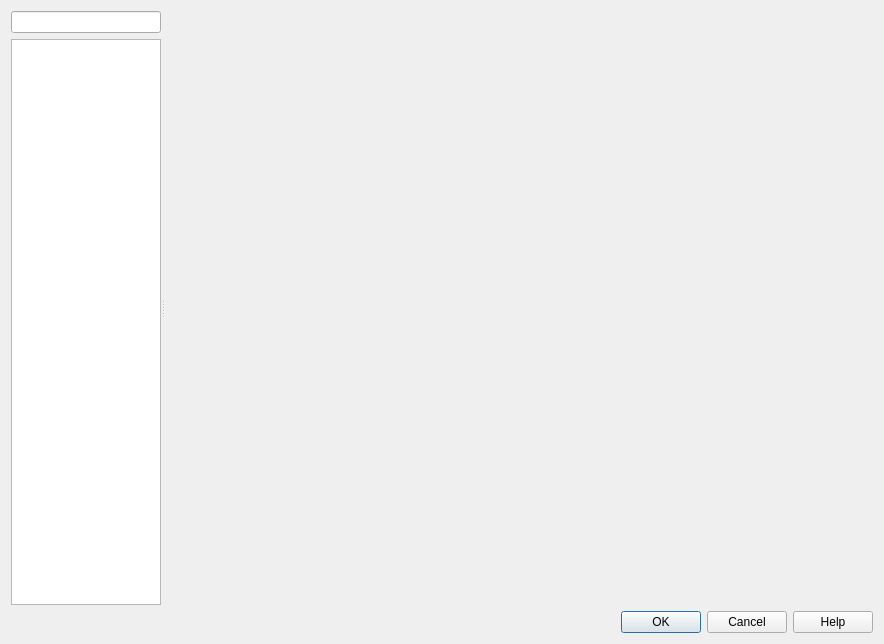
<?xml version="1.0" encoding="UTF-8"?>
<ui version="4.0">
 <class>QgsOptionsBase</class>
 <widget class="QDialog" name="QgsOptionsBase">
  <property name="geometry">
   <rect>
    <x>0</x>
    <y>0</y>
    <width>884</width>
    <height>644</height>
   </rect>
  </property>
  <property name="minimumSize">
   <size>
    <width>780</width>
    <height>0</height>
   </size>
  </property>
  <property name="windowTitle">
   <string>Options</string>
  </property>
  <property name="modal">
   <bool>true</bool>
  </property>
  <layout class="QVBoxLayout" name="verticalLayout_5">
   <item>
    <widget class="QSplitter" name="mOptionsSplitter">
     <property name="enabled">
      <bool>true</bool>
     </property>
     <property name="orientation">
      <enum>Qt::Horizontal</enum>
     </property>
     <property name="childrenCollapsible">
      <bool>false</bool>
     </property>
     <widget class="QFrame" name="mOptionsListFrame">
      <property name="frameShape">
       <enum>QFrame::NoFrame</enum>
      </property>
      <property name="frameShadow">
       <enum>QFrame::Raised</enum>
      </property>
      <layout class="QVBoxLayout" name="verticalLayout_15">
       <property name="spacing">
        <number>6</number>
       </property>
       <property name="leftMargin">
        <number>0</number>
       </property>
       <property name="topMargin">
        <number>0</number>
       </property>
       <property name="rightMargin">
        <number>0</number>
       </property>
       <property name="bottomMargin">
        <number>0</number>
       </property>
       <item>
        <widget class="QgsFilterLineEdit" name="mSearchLineEdit"/>
       </item>
       <item>
        <widget class="QTreeView" name="mOptionsTreeView">
         <property name="minimumSize">
          <size>
           <width>58</width>
           <height>0</height>
          </size>
         </property>
         <property name="maximumSize">
          <size>
           <width>150</width>
           <height>16777215</height>
          </size>
         </property>
         <property name="horizontalScrollBarPolicy">
          <enum>Qt::ScrollBarAlwaysOff</enum>
         </property>
         <property name="editTriggers">
          <set>QAbstractItemView::NoEditTriggers</set>
         </property>
         <property name="iconSize">
          <size>
           <width>32</width>
           <height>32</height>
          </size>
         </property>
         <property name="textElideMode">
          <enum>Qt::ElideNone</enum>
         </property>
        </widget>
       </item>
      </layout>
     </widget>
     <widget class="QFrame" name="mOptionsFrame">
      <property name="sizePolicy">
       <sizepolicy hsizetype="Expanding" vsizetype="Preferred">
        <horstretch>1</horstretch>
        <verstretch>0</verstretch>
       </sizepolicy>
      </property>
      <property name="frameShape">
       <enum>QFrame::NoFrame</enum>
      </property>
      <property name="frameShadow">
       <enum>QFrame::Raised</enum>
      </property>
      <layout class="QVBoxLayout" name="verticalLayout">
       <property name="leftMargin">
        <number>0</number>
       </property>
       <property name="topMargin">
        <number>0</number>
       </property>
       <property name="rightMargin">
        <number>0</number>
       </property>
       <property name="bottomMargin">
        <number>0</number>
       </property>
       <item>
        <widget class="QStackedWidget" name="mOptionsStackedWidget">
         <property name="currentIndex">
          <number>-1</number>
         </property>
        </widget>
       </item>
      </layout>
     </widget>
    </widget>
   </item>
   <item>
    <widget class="QFrame" name="mButtonBoxFrame">
     <property name="sizePolicy">
      <sizepolicy hsizetype="Preferred" vsizetype="Maximum">
       <horstretch>0</horstretch>
       <verstretch>0</verstretch>
      </sizepolicy>
     </property>
     <property name="minimumSize">
      <size>
       <width>0</width>
       <height>0</height>
      </size>
     </property>
     <property name="frameShape">
      <enum>QFrame::NoFrame</enum>
     </property>
     <property name="frameShadow">
      <enum>QFrame::Raised</enum>
     </property>
     <layout class="QHBoxLayout" name="horizontalLayout">
      <property name="leftMargin">
       <number>6</number>
      </property>
      <property name="topMargin">
       <number>0</number>
      </property>
      <property name="rightMargin">
       <number>0</number>
      </property>
      <property name="bottomMargin">
       <number>0</number>
      </property>
      <item>
       <widget class="QDialogButtonBox" name="buttonBox">
        <property name="orientation">
         <enum>Qt::Horizontal</enum>
        </property>
        <property name="standardButtons">
         <set>QDialogButtonBox::Cancel|QDialogButtonBox::Help|QDialogButtonBox::Ok</set>
        </property>
       </widget>
      </item>
     </layout>
    </widget>
   </item>
  </layout>
  <action name="mActionImportPalette">
   <property name="text">
    <string>Import Palette…</string>
   </property>
   <property name="toolTip">
    <string>Import palette from file</string>
   </property>
  </action>
  <action name="mActionRemovePalette">
   <property name="text">
    <string>Remove Palette</string>
   </property>
   <property name="toolTip">
    <string>Remove current palette</string>
   </property>
  </action>
  <action name="mActionNewPalette">
   <property name="text">
    <string>New Palette…</string>
   </property>
   <property name="toolTip">
    <string>Create a new palette</string>
   </property>
  </action>
  <action name="mActionShowInButtons">
   <property name="checkable">
    <bool>true</bool>
   </property>
   <property name="text">
    <string>Show in Color Buttons</string>
   </property>
  </action>
 </widget>
 <layoutdefault spacing="6" margin="11"/>
 <customwidgets>
  <customwidget>
   <class>QgsFilterLineEdit</class>
   <extends>QLineEdit</extends>
   <header>qgsfilterlineedit.h</header>
  </customwidget>
 </customwidgets>
 <tabstops>
  <tabstop>mOptionsTreeView</tabstop>
  <tabstop>mSearchLineEdit</tabstop>
 </tabstops>
 <resources>
  <include location="../../../../../QGIS/images/images.qrc"/>
  <include location="../../../../../QGIS/images/images.qrc"/>
 </resources>
 <connections/>
</ui>
